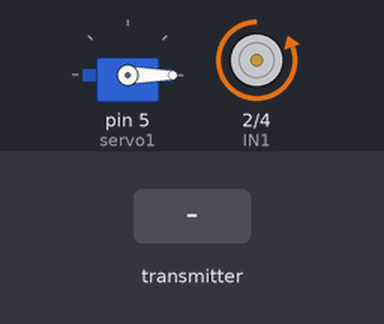
A sketch run on a simulated Arduino Uno, built with avr-gcc and run on an emulated ATmega328P. Parts: servo, motor-driver pin pairs drawn as motors (green arrow = first pin HIGH = forward, orange = second pin HIGH = backward, longer = more drive, scaled by the enable pin). Inputs (shaded band) come from the test bench. No radio packets arrive unless stated.

Above: at 1.2 s.
1.3 s: the transmitter starts sending recieved_control.0 = 64
At 2.1 s:
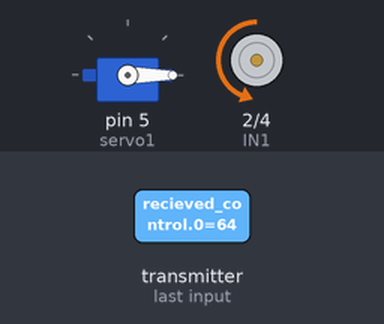
2.8 s: the transmitter starts sending recieved_control.1 = 64
At 3.2 s:
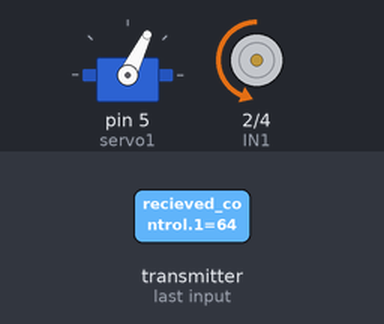
4.3 s: the transmitter starts sending recieved_control.0 = 0
At 5.5 s:
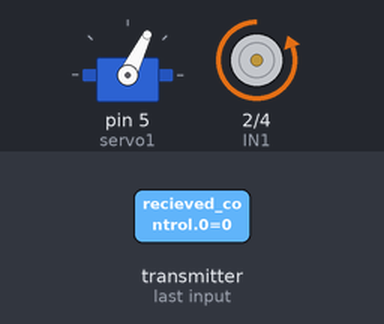
5.8 s: the transmitter starts sending recieved_control.1 = 0
At 6.7 s:
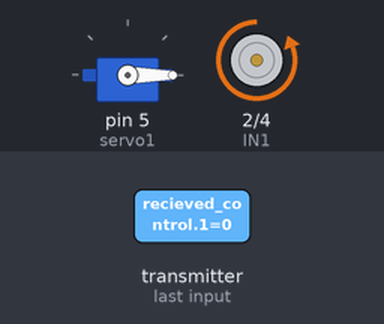
7.3 s: the transmitter starts sending recieved_control.0 = 128
At 7.9 s:
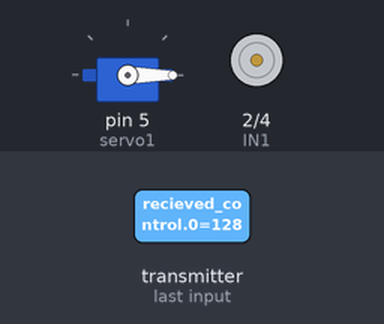
8.8 s: the transmitter starts sending recieved_control.1 = 128
At 10.2 s:
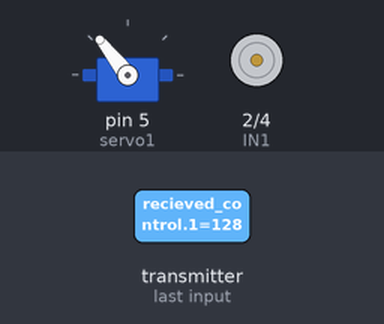
Timing chart, 0 to 11.3 s (numbered marks = the images above; inputs shaded):
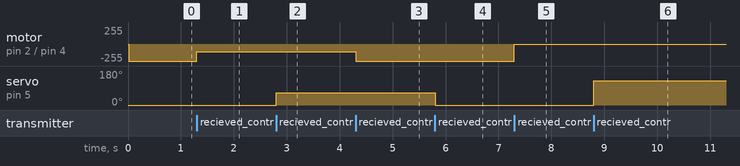

The sketch:

RX__boatt_RC_1.ino
```cpp
//Приёмник (катер)
#include <Servo2.h>
#include <SPI.h>
#include <nRF24L01.h>
#include <RF24.h>
RF24 radio(9,10);
byte address[][6] = {"1Node","2Node","3Node","4Node","5Node","6Node"};
byte recieved_control[5];
Servo2 servo1;
byte IN1 = 2;
byte IN2 = 4;
byte ENA = 3;
int fspeed;
int bspeed;
int data;

void setup(){
 radio.begin();
 radio.setAutoAck(1);
 radio.setRetries(0,15);
 radio.enableAckPayload();
 radio.setPayloadSize(32);
 radio.openReadingPipe(1,address[0]);
 radio.setChannel(0x60);
 radio.setPALevel (RF24_PA_MAX);
 radio.setDataRate (RF24_1MBPS);
 radio.startListening();
 radio.powerUp();
 pinMode (IN1, OUTPUT);
 pinMode (IN2, OUTPUT);
 pinMode (ENA, OUTPUT);
 servo1.attach(5);
}

void stop()    {
 analogWrite(ENA, 0);
 digitalWrite(IN1, LOW);
 digitalWrite(IN2, LOW);
}

void forward(int fspeed){
 analogWrite(ENA, fspeed);
 digitalWrite(IN1, HIGH);
 digitalWrite(IN2, LOW);
}

void backward(int bspeed){
 analogWrite(ENA, bspeed);
 digitalWrite(IN1, LOW);
 digitalWrite(IN2, HIGH);
}

void loop() {
 byte pipeNo;
 while( radio.available(&pipeNo)){
  radio.read(&recieved_control, sizeof(recieved_control) );
}
 servo1.write(recieved_control[1]);
 if (recieved_control[0]>=0&&recieved_control[0]<=115)data = recieved_control[0], bspeed = map(data, 0, 115, 255, 0), backward(bspeed);
 if (recieved_control[0]>=140&&recieved_control[0]<=255)data = recieved_control[0], fspeed = map(data, 140, 255, 0,255), forward(fspeed);
 if (recieved_control[0] >115 && recieved_control[0] <140)data = recieved_control[0], stop();
}
```

Measured:
- after the input at 1.3 s, motor on pin 2 (IN1) / pin 4 (IN2): backward 255/255 → backward 114/255 at once
- after the input at 2.8 s, servo on pin 5 (servo1): 0° → 64° at once
- after the input at 4.3 s, motor on pin 2 (IN1) / pin 4 (IN2): backward 114/255 → backward 255/255 at once
- after the input at 5.8 s, servo on pin 5 (servo1): 64° → 0° at once
- after the input at 7.3 s, motor on pin 2 (IN1) / pin 4 (IN2): backward 255/255 → stopped at once
- after the input at 8.8 s, servo on pin 5 (servo1): 0° → 128° at once
